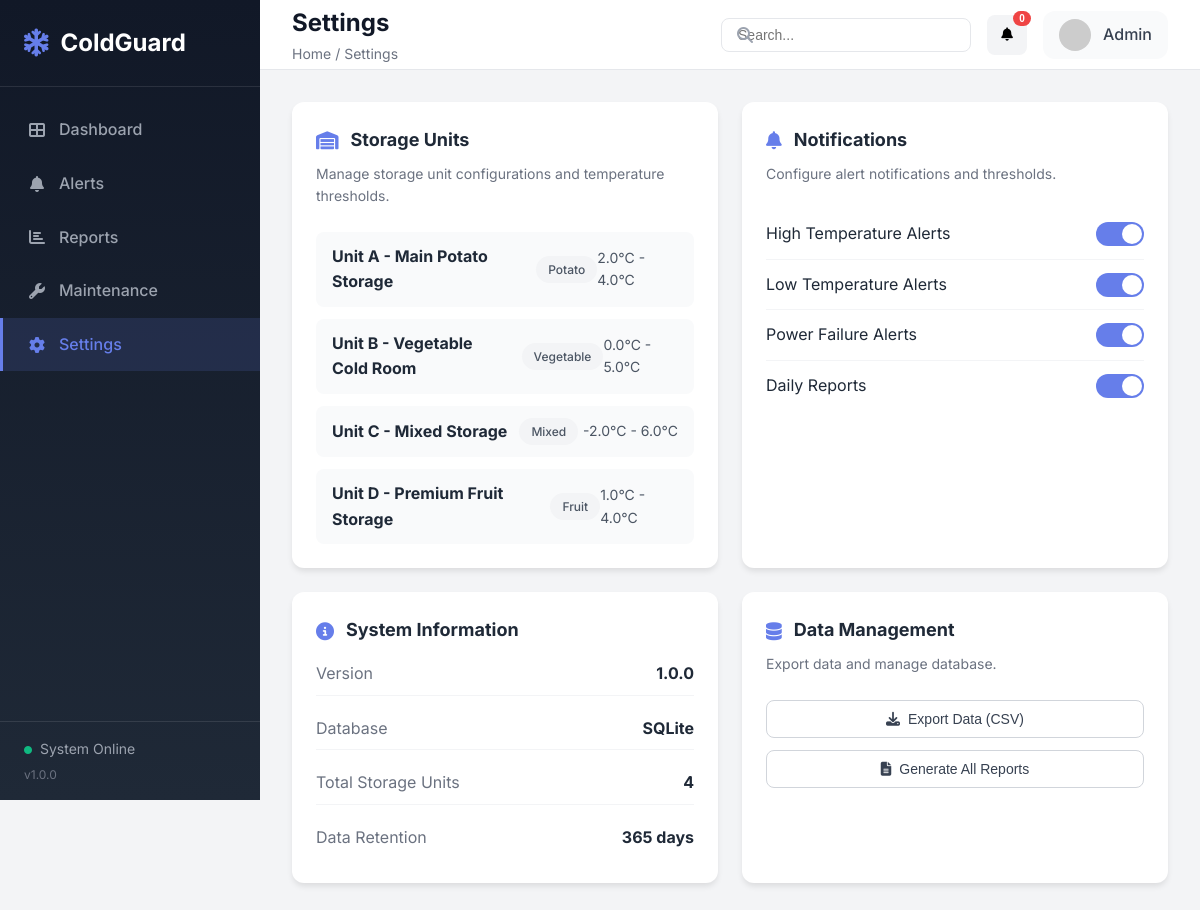
The page /settings on the database its author committed.
### tables this page shows
CREATE TABLE storage_units (
    id INTEGER PRIMARY KEY AUTOINCREMENT,
    name VARCHAR(100) NOT NULL,
    location VARCHAR(200),
    capacity_tons REAL,
    storage_type VARCHAR(50) DEFAULT 'Mixed',
    min_temp REAL DEFAULT -5.0,
    max_temp REAL DEFAULT 8.0,
    is_active BOOLEAN DEFAULT 1,
    created_at DATETIME DEFAULT CURRENT_TIMESTAMP,
    updated_at DATETIME DEFAULT CURRENT_TIMESTAMP
);

### app.py (the view)
@app.route('/settings')
def settings_page():
    units = get_all_storage_units()
    return render_template('settings.html', units=units)

### models/database.py (called while the page is built)
@contextmanager
def get_db_connection():
    conn = sqlite3.connect(DATABASE_PATH)
    conn.row_factory = sqlite3.Row
    try:
        yield conn
    finally:
        conn.close()

def get_all_storage_units():
    with get_db_connection() as conn:
        cursor = conn.execute('''
            SELECT su.*,
                   (SELECT temperature FROM temperature_readings
                    WHERE storage_unit_id = su.id
                    ORDER BY recorded_at DESC LIMIT 1) as current_temp,
                   (SELECT humidity FROM temperature_readings
                    WHERE storage_unit_id = su.id
                    ORDER BY recorded_at DESC LIMIT 1) as current_humidity,
                   (SELECT COUNT(*) FROM alerts
                    WHERE storage_unit_id = su.id
                    AND is_acknowledged = 0) as active_alerts
            FROM storage_units su
            WHERE su.is_active = 1
            ORDER BY su.name
        ''')
        return [dict(row) for row in cursor.fetchall()]

### templates/settings.html (shortened to what this page needs)
{% extends 'base.html' %}
{% block page_title %}Settings{% endblock %}
{% block breadcrumb %}Home / Settings{% endblock %}
{% block content %}
<div class="settings-grid">
    <div class="settings-card">
        <h3><i class="fas fa-warehouse"></i> Storage Units</h3>
        <p>Manage storage unit configurations and temperature thresholds.</p>
        <div class="units-config-list">
            {% for unit in units %}
            <div class="unit-config-item">
                <div class="unit-config-info">
                    <strong>{{ unit.name }}</strong>
                    <span class="storage-type">{{ unit.storage_type }}</span>
                </div>
                <div class="unit-config-temps">
                    <span>{{ unit.min_temp }}°C - {{ unit.max_temp }}°C</span>
                </div>
            </div>
            {% endfor %}
        </div>
    </div>
    <div class="settings-card">
        <h3><i class="fas fa-bell"></i> Notifications</h3>
        <p>Configure alert notifications and thresholds.</p>
        <form class="settings-form">
            <div class="setting-item">
                <label class="toggle-label">
                    <span>High Temperature Alerts</span>
                    <span class="toggle"></span>
                </label>
            </div>
            <div class="setting-item">
                <label class="toggle-label">
                    <span>Low Temperature Alerts</span>
                    <span class="toggle"></span>
                </label>
            </div>
            <div class="setting-item">
                <label class="toggle-label">
                    <span>Power Failure Alerts</span>
                    <span class="toggle"></span>
                </label>
            </div>
            <div class="setting-item">
                <label class="toggle-label">
                    <span>Daily Reports</span>
                    <span class="toggle"></span>
                </label>
            </div>
        </form>
    </div>
    <div class="settings-card">
        <h3><i class="fas fa-info-circle"></i> System Information</h3>
        <div class="system-info-list">
            <div class="info-item">
                <span>Version</span>
                <strong>1.0.0</strong>
            </div>
            <div class="info-item">
                <span>Database</span>
                <strong>SQLite</strong>
            </div>
            <div class="info-item">
                <span>Total Storage Units</span>
                <strong>{{ units|length }}</strong>
            </div>
            <div class="info-item">
                <span>Data Retention</span>
                <strong>365 days</strong>
            </div>
        </div>
    </div>
    <div class="settings-card">
        <h3><i class="fas fa-database"></i> Data Management</h3>
        <p>Export data and manage database.</p>
        <div class="data-actions">
            <button class="btn btn-outline" onclick="exportData()">
                <i class="fas fa-download"></i> Export Data (CSV)
            </button>
            <button class="btn btn-outline" onclick="generateAllReports()">
                <i class="fas fa-file-alt"></i> Generate All Reports
            </button>
        </div>
    </div>
</div>
{% endblock %}

### static/style.css (style rules this page uses)
:root { --primary: #667eea; --primary-dark: #5a6fd6; --secondary: #764ba2; --success: #10b981; --warning: #f59e0b; --danger: #ef4444; --info: #3b82f6; --gray-50: #f9fafb; --gray-100: #f3f4f6; --gray-200: #e5e7eb; --gray-300: #d1d5db; --gray-400: #9ca3af; --gray-500: #6b7280; --gray-600: #4b5563; --gray-700: #374151; --gray-800: #1f2937; --gray-900: #111827; --sidebar-width: 260px; --topbar-height: 70px; --border-radius: 12px; --border-radius-sm: 8px; --shadow-sm: 0 1px 2px rgba(0, 0, 0, 0.05); --shadow: 0 4px 6px -1px rgba(0, 0, 0, 0.1); --shadow-lg: 0 10px 15px -3px rgba(0, 0, 0, 0.1); --shadow-xl: 0 20px 25px -5px rgba(0, 0, 0, 0.1); --transition: all 0.3s ease; }
* { box-sizing: border-box; margin: 0; padding: 0; }
html { font-size: 16px; scroll-behavior: smooth; }
body { background: var(--gray-100); color: var(--gray-800); font-family: 'Inter', -apple-system, BlinkMacSystemFont, sans-serif; line-height: 1.6; overflow-x: hidden; }
.storage-type { background: var(--gray-100); border-radius: 999px; color: var(--gray-600); font-size: 0.75rem; font-weight: 500; padding: 0.25rem 0.75rem; }
.btn { align-items: center; border: none; border-radius: var(--border-radius-sm); cursor: pointer; display: inline-flex; font-size: 0.875rem; font-weight: 500; gap: 0.5rem; justify-content: center; padding: 0.625rem 1.25rem; transition: var(--transition); }
.btn-outline { background: transparent; border: 1px solid var(--gray-300); color: var(--gray-700); }
.settings-grid { display: grid; grid-template-columns: repeat(auto-fit, minmax(400px, 1fr)); gap: 1.5rem; }
.settings-card { background: white; border-radius: var(--border-radius); padding: 1.5rem; box-shadow: var(--shadow); }
.settings-card h3 { display: flex; align-items: center; gap: 0.75rem; font-size: 1.125rem; margin-bottom: 0.5rem; }
.settings-card h3 i { color: var(--primary); }
.settings-card > p { color: var(--gray-500); font-size: 0.875rem; margin-bottom: 1.5rem; }
.units-config-list { display: flex; flex-direction: column; gap: 0.75rem; }
.unit-config-item { display: flex; align-items: center; justify-content: space-between; padding: 0.75rem 1rem; background: var(--gray-50); border-radius: var(--border-radius-sm); }
.unit-config-info { display: flex; align-items: center; gap: 0.75rem; }
.unit-config-temps { color: var(--gray-600); font-size: 0.875rem; }
.setting-item { padding: 0.75rem 0; border-bottom: 1px solid var(--gray-100); }
.setting-item:last-child { border-bottom: none; }
.toggle-label { display: flex; align-items: center; justify-content: space-between; cursor: pointer; }
.toggle { width: 48px; height: 24px; background: var(--gray-300); border-radius: 999px; position: relative; transition: var(--transition); }
.toggle::after { content: ''; position: absolute; top: 2px; left: 2px; width: 20px; height: 20px; background: white; border-radius: 50%; transition: var(--transition); }
.toggle-label input:checked + .toggle { background: var(--primary); }
.toggle-label input:checked + .toggle::after { left: 26px; }
.system-info-list { display: flex; flex-direction: column; gap: 0.75rem; }
.info-item { border-bottom: 1px solid var(--gray-100); display: flex; justify-content: space-between; padding: 0.5rem 0; }
.info-item:last-child { border-bottom: none; }
.info-item span { color: var(--gray-500); }
.info-item strong { color: var(--gray-800); }
.data-actions { display: flex; flex-direction: column; gap: 0.75rem; }

### rows shown on the page
storage_units: name "Unit A - Main Potato Storage", storage_type "Potato", min_temp "2.0", max_temp "4.0"
storage_units: name "Unit B - Vegetable Cold Room", storage_type "Vegetable", min_temp "0.0", max_temp "5.0"
storage_units: name "Unit C - Mixed Storage", storage_type "Mixed", min_temp "-2.0", max_temp "6.0"
storage_units: name "Unit D - Premium Fruit Storage", storage_type "Fruit", min_temp "1.0", max_temp "4.0"

### other values the page prints
{{ units|length }} "4"
